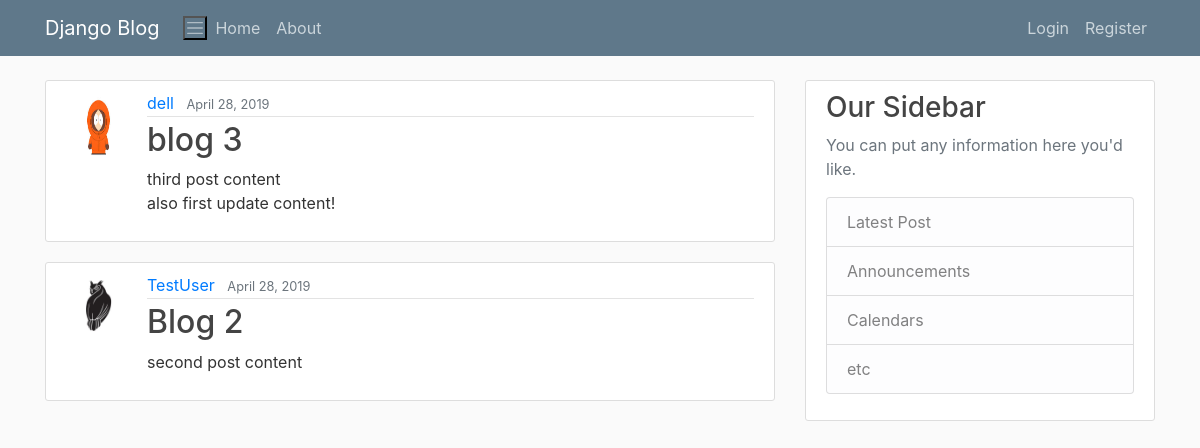
/, run on an earlier commit of the app's database.
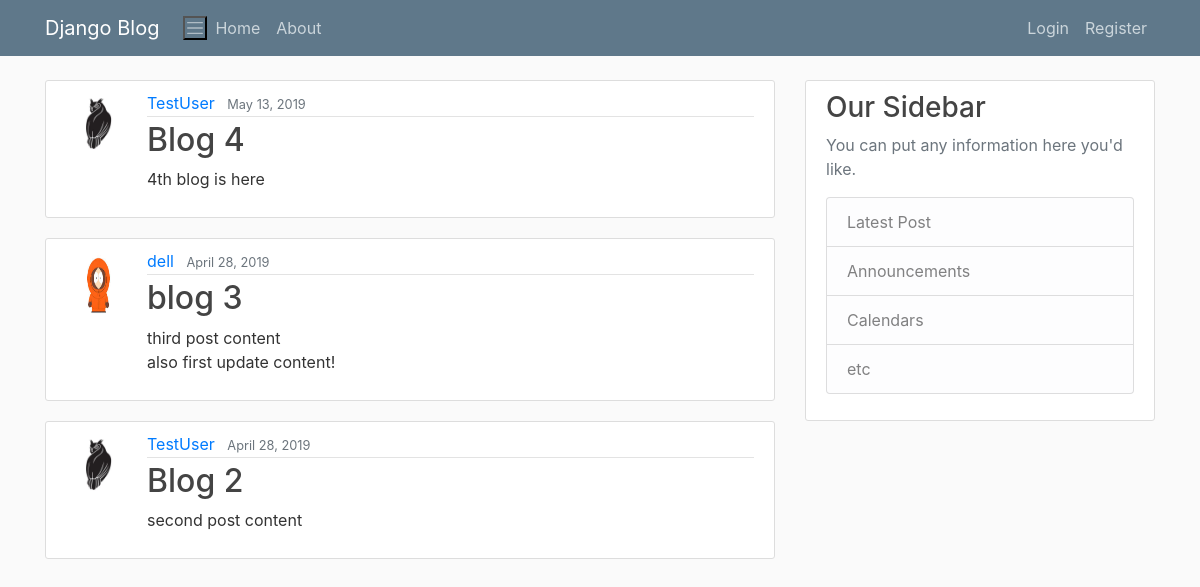
And on a later commit of the database.
### blog/models.py (models this page shows, shortened)
class Post(models.Model):
    title = models.CharField(max_length=100)
    content = models.TextField()
    date_posted = models.DateTimeField(default=timezone.now)
    author = models.ForeignKey(User, on_delete=models.CASCADE)

### users/models.py (models this page shows, shortened)
class Profile(models.Model):
    user = models.OneToOneField(User, on_delete=models.CASCADE)
    image = models.ImageField(default='default.jpg', upload_to='profile_pics')

### blog/views.py (the view)
# urls.py: path('', PostListView.as_view(), name= 'blog-home'),
class PostListView(ListView):
    model = Post
    template_name = 'blog/home.html' # <app>/<model>_<viewtype>.html
    context_object_name = 'posts'
    ordering = ['-date_posted']
    paginate_by = 5

### blog/templates/blog/home.html
{% extends "blog/base.html" %}
{% block content %}
    {% for post in posts %}
    <article class="media content-section">
      <img class="rounded-circle article-img" src="{{ post.author.profile.image.url }}">
            <div class="media-body">
              <div class="article-metadata">
                <a class="mr-2" href="#">{{ post.author }}</a>
                <small class="text-muted">{{ post.date_posted|date:"F d, Y" }}</small>
              </div>
              <h2><a class="article-title" href="{% url 'post-detail' post.id %}">{{ post.title }}</a></h2>
              <p class="article-content">{{ post.content }}</p>
            </div>
          </article>
    {% endfor %}
{% endblock content %}

What changed in the data, as far as the page shows it:
added Post: author.profile.image (placeholder picture), author "TestUser", date_posted "May 13, 2019", title "Blog 4", content "4th blog is here"
